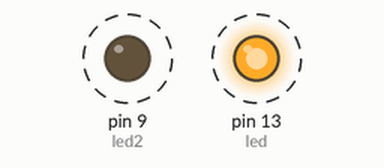
This sketch was run on a simulated Arduino Uno, built with avr-gcc and run on an emulated ATmega328P. Parts: output pins drawn as LEDs (lit = HIGH). Dashed ring = blinking.

Above: at 0.5 s.
Timing chart, 0 to 4.6 s (numbered marks = the images above):
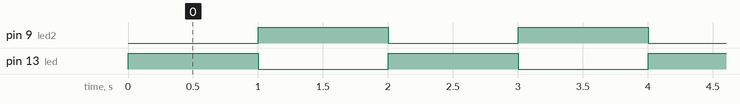

The sketch:

Mruganie.ino
```cpp
/*
 // przyklad zalaczania diody z Arduino
 */
int led = 13; //nozka do ktorej jest podlaczona dioda
int led2 = 9;

// setup - funkcja, ktora zostanie wywolana raz
void setup() {

  pinMode(led, OUTPUT); //ustawienie nozki o nazwie led tak, aby
  pinMode(led2, OUTPUT); //ustawienie nozki o nazwie led tak, aby
  //mogla zapalac diode: tryb OUTPUT
}

// loop, funkcja ktora po dojsciu do konca wywola sie
// znowu od poczatku - w petli
void loop() {
  digitalWrite(led2, LOW);
  digitalWrite(led, HIGH);   // ustawienie nozki o nazwie led w stan WYSOKI - HIGH
  // czyli 5V
  delay(1000);               // 1000ms - 1s czekanie
  digitalWrite(led, LOW);    // ustawienie nozki diodki w stan niski - 0V
  digitalWrite(led2, HIGH);
  delay(1000);               // 1000ms - 1s czekanie
}
```

Measured:
- by itself, pin 9 (led2), pin 13 (led): alternates HIGH for 1.0 s and LOW for 1.0 s
